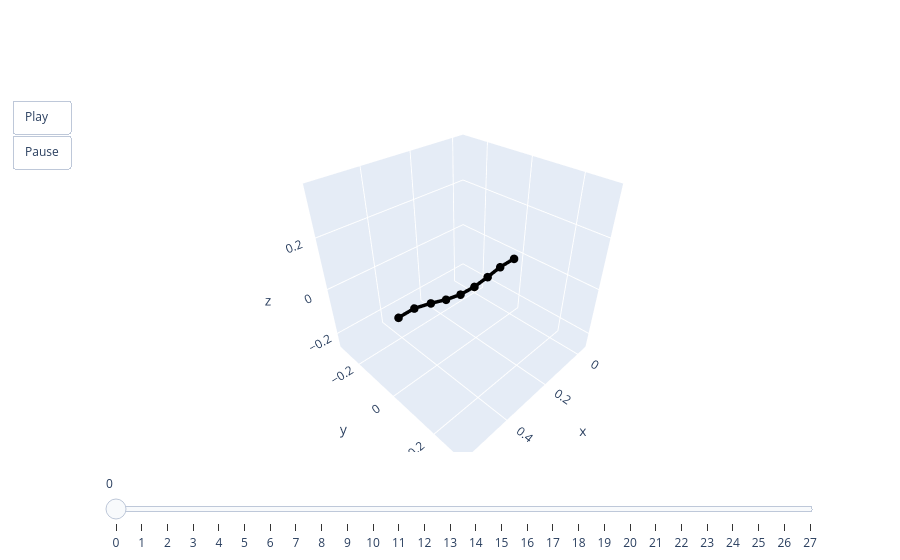

Here is the notebook cell this chart was saved with:
### Code cell
animate(pred[0])

### Figure 1 — Plotly figure (JSON) as saved in the notebook; plotly's stock layout.template omitted (floating-point values rounded to 4 significant figures)
{"data": [{"line": {"color": "black", "width": 7}, "marker": {"size": 5}, "mode": "lines+markers", "type": "scatter3d", "x": [0, 0.07892, 0.1461, 0.2137, 0.2817, 0.3481, 0.4126, 0.4783, 0.5387], "y": [0, 0, 0, 0, 0, 0, 0, 0, 0], "z": [0, 0, -0.01046, -0.01799, -0.01474, 0.0005159, 0.02215, 0.03981, 0.03981]}], "layout": {"scene": {"aspectmode": "cube", "xaxis": {"autorange": false, "range": [-0.05387, 0.5926]}, "yaxis": {"autorange": false, "range": [-0.3232, 0.3232]}, "zaxis": {"autorange": false, "range": [-0.2675, 0.379]}}, "sliders": [{"steps": [{"args": [["0"], {"frame": {"duration": 0, "redraw": true}, "mode": "immediate"}], "label": "0", "method": "animate"}, {"args": [["1"], {"frame": {"duration": 0, "redraw": true}, "mode": "immediate"}], "label": "1", "method": "animate"}, {"args": [["2"], {"frame": {"duration": 0, "redraw": true}, "mode": "immediate"}], "label": "2", "method": "animate"}, {"args": [["3"], {"frame": {"duration": 0, "redraw": true}, "mode": "immediate"}], "label": "3", "method": "animate"}, {"args": [["4"], {"frame": {"duration": 0, "redraw": true}, "mode": "immediate"}], "label": "4", "method": "animate"}, {"args": [["5"], {"frame": {"duration": 0, "redraw": true}, "mode": "immediate"}], "label": "5", "method": "animate"}, {"args": [["6"], {"frame": {"duration": 0, "redraw": true}, "mode": "immediate"}], "label": "6", "method": "animate"}, {"args": [["7"], {"frame": {"duration": 0, "redraw": true}, "mode": "immediate"}], "label": "7", "method": "animate"}, {"args": [["8"], {"frame": {"duration": 0, "redraw": true}, "mode": "immediate"}], "label": "8", "method": "animate"}, {"args": [["9"], {"frame": {"duration": 0, "redraw": true}, "mode": "immediate"}], "label": "9", "method": "animate"}, {"args": [["10"], {"frame": {"duration": 0, "redraw": true}, "mode": "immediate"}], "label": "10", "method": "animate"}, {"args": [["11"], {"frame": {"duration": 0, "redraw": true}, "mode": "immediate"}], "label": "11", "method": "animate"}, {"args": [["12"], {"frame": {"duration": 0, "redraw": true}, "mode": "immediate"}], "label": "12", "method": "animate"}, {"args": [["13"], {"frame": {"duration": 0, "redraw": true}, "mode": "immediate"}], "label": "13", "method": "animate"}, {"args": [["14"], {"frame": {"duration": 0, "redraw": true}, "mode": "immediate"}], "label": "14", "method": "animate"}, {"args": [["15"], {"frame": {"duration": 0, "redraw": true}, "mode": "immediate"}], "label": "15", "method": "animate"}, {"args": [["16"], {"frame": {"duration": 0, "redraw": true}, "mode": "immediate"}], "label": "16", "method": "animate"}, {"args": [["17"], {"frame": {"duration": 0, "redraw": true}, "mode": "immediate"}], "label": "17", "method": "animate"}, {"args": [["18"], {"frame": {"duration": 0, "redraw": true}, "mode": "immediate"}], "label": "18", "method": "animate"}, {"args": [["19"], {"frame": {"duration": 0, "redraw": true}, "mode": "immediate"}], "label": "19", "method": "animate"}, {"args": [["20"], {"frame": {"duration": 0, "redraw": true}, "mode": "immediate"}], "label": "20", "method": "animate"}, {"args": [["21"], {"frame": {"duration": 0, "redraw": true}, "mode": "immediate"}], "label": "21", "method": "animate"}, {"args": [["22"], {"frame": {"duration": 0, "redraw": true}, "mode": "immediate"}], "label": "22", "method": "animate"}, {"args": [["23"], {"frame": {"duration": 0, "redraw": true}, "mode": "immediate"}], "label": "23", "method": "animate"}, {"args": [["24"], {"frame": {"duration": 0, "redraw": true}, "mode": "immediate"}], "label": "24", "method": "animate"}, {"args": [["25"], {"frame": {"duration": 0, "redraw": true}, "mode": "immediate"}], "label": "25", "method": "animate"}, {"args": [["26"], {"frame": {"duration": 0, "redraw": true}, "mode": "immediate"}], "label": "26", "method": "animate"}, {"args": [["27"], {"frame": {"duration": 0, "redraw": true}, "mode": "immediate"}], "label": "27", "method": "animate"}]}], "updatemenus": [{"buttons": [{"args": [null, {"frame": {"duration": 50, "redraw": true}, "fromcurrent": true}], "label": "Play", "method": "animate"}, {"args": [[null], {"frame": {"duration": 0, "redraw": true}, "mode": "immediate"}], "label": "Pause", "method": "animate"}], "showactive": false, "type": "buttons"}]}}
